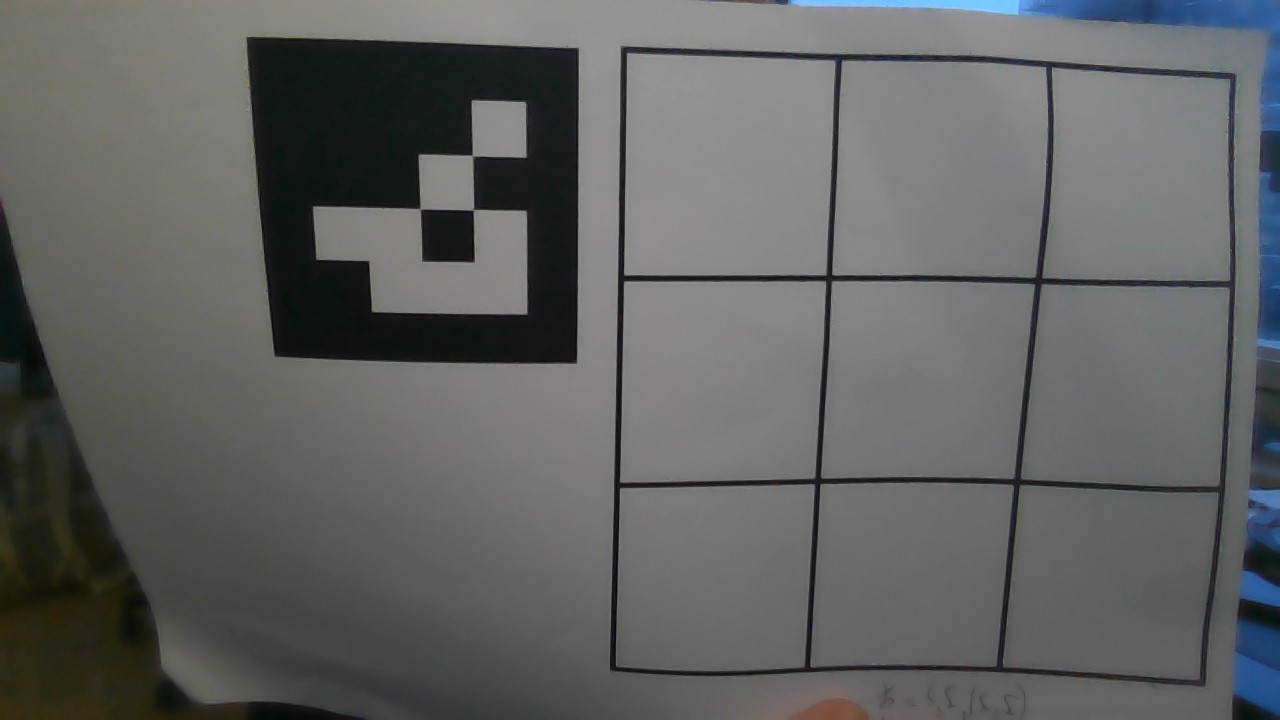
#> input picture python/frame.jpg, 1280 x 720 px, given in place of the camera
$ python 'tic tac toe test.py'
#> lines starting #> are read from the running program, lines starting #| are printed output that depends on the picture; after the words box and inside, x2 and y2 are one past the last pixel; in counts of white or black regions, pixels touching at a corner belong together
import cv2
import numpy as np

# Open a connection to the default camera (0)
cap = cv2.VideoCapture(0)

if not cap.isOpened():
    print("Error: Could not access the camera.")
    exit()

print("Press 'q' to quit.")

# Function to identify the cell in which a circle is detected
def get_cell(grid, x, y):
    grid_x, grid_y, grid_w, grid_h = cv2.boundingRect(grid)
    cell_width = grid_w // 3
    cell_height = grid_h // 3

    col = (x - grid_x) // cell_width
    row = (y - grid_y) // cell_height

    if 0 <= row < 3 and 0 <= col < 3:
        return int(row), int(col)
    return None

# Store the board state
board = [["" for _ in range(3)] for _ in range(3)]

while True:
    # Capture frame-by-frame
    ret, frame = cap.read()
#> frame is the input picture: shape (720, 1280, 3); mean B, G, R 97.9, 98, 96.8
    if not ret:
        print("Error: Failed to capture frame.")
        break

    # Convert to grayscale and blur the image
    gray = cv2.cvtColor(frame, cv2.COLOR_BGR2GRAY)
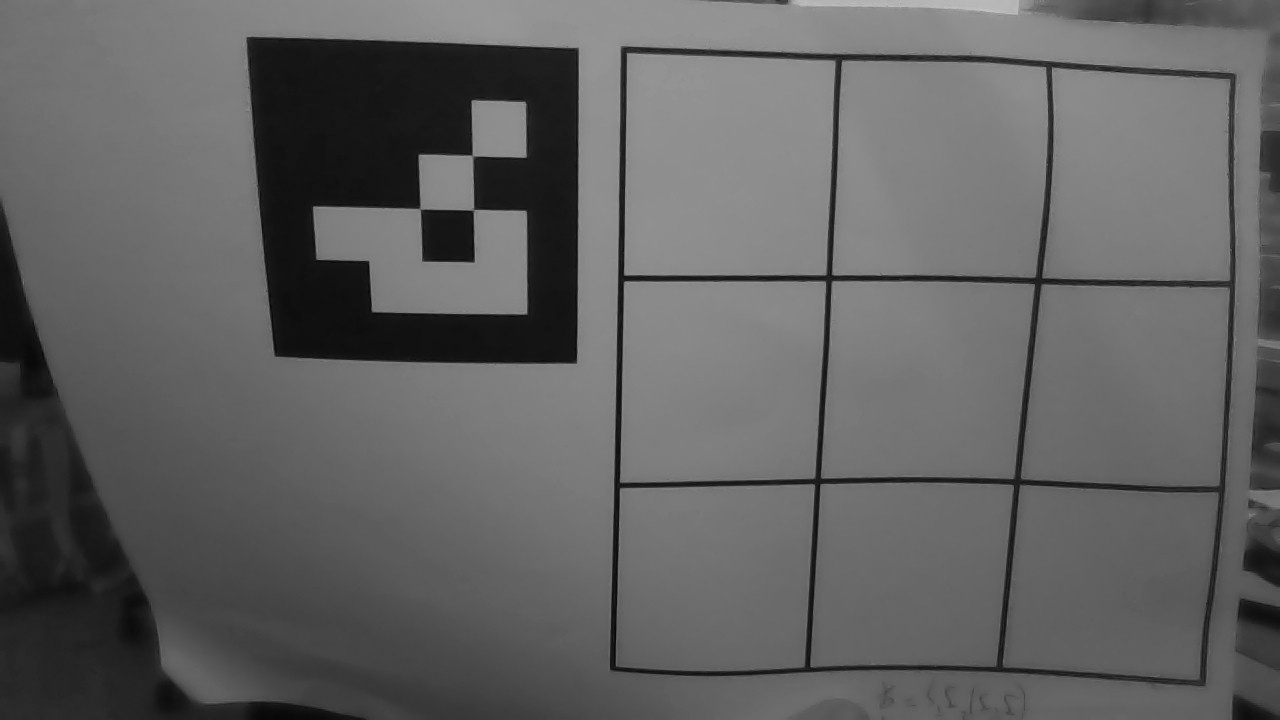
#> gray: shape (720, 1280); min 7, max 198, mean 97.7
    blurred = cv2.GaussianBlur(gray, (5, 5), 0)

    # Apply edge detection
    edges = cv2.Canny(blurred, 50, 150)
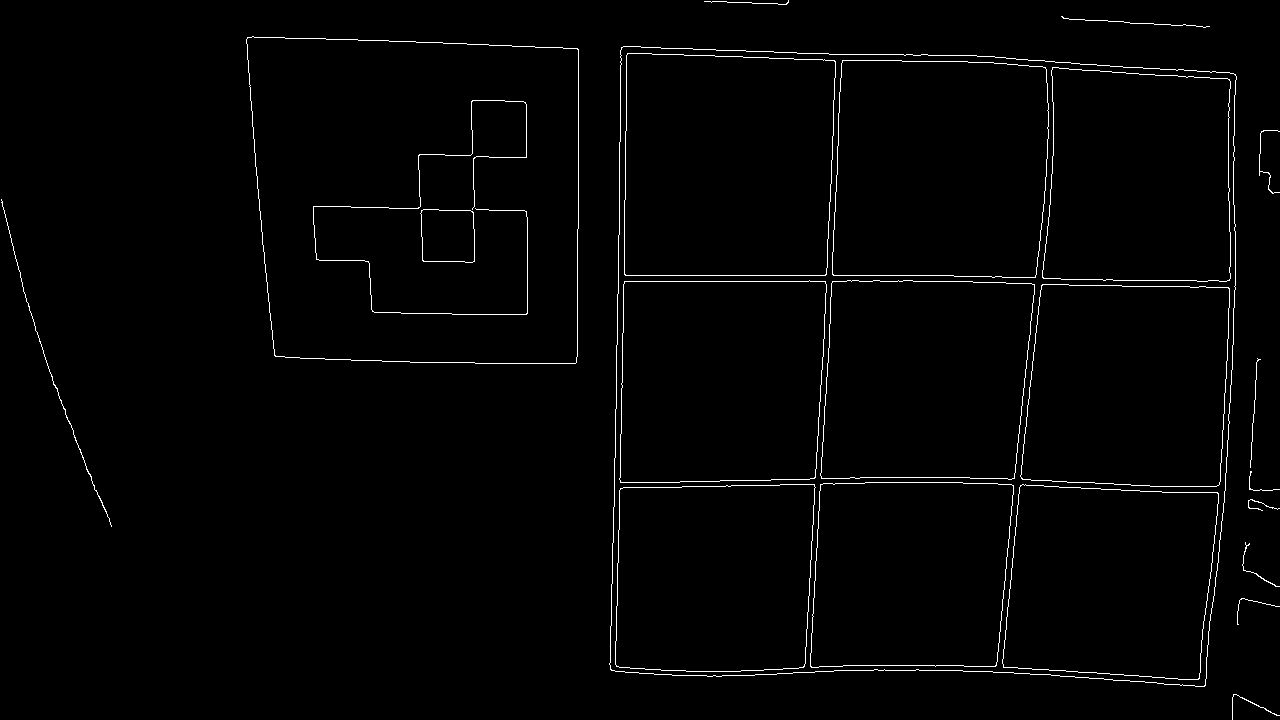
#> edges: shape (720, 1280); 1.4% white in thin lines or dots

    # Find contours
    contours, _ = cv2.findContours(edges, cv2.RETR_EXTERNAL, cv2.CHAIN_APPROX_SIMPLE)
#> contours = 12 contours, 9 with area under 20; largest, box (x1, y1, x2, y2) and area: (609, 46, 1237, 687) 377240, (246, 36, 579, 364) 101577, (1, 199, 112, 527) 34

    detected_grid = None

    for contour in contours:
        # Approximate the contour to a polygon
        epsilon = 0.02 * cv2.arcLength(contour, True)
        approx = cv2.approxPolyDP(contour, epsilon, True)

        # Check if the polygon has 4 sides (rectangle)
        if len(approx) == 4:
            # Get the bounding box of the polygon
            x, y, w, h = cv2.boundingRect(approx)
            aspect_ratio = float(w) / h

            # Check if the rectangle is roughly square and of reasonable size
            if 0.8 <= aspect_ratio <= 1.2 and w > 100 and h > 100:
                detected_grid = approx
                break
#> this loop made 9 passes
#> (epsilon, approx, x, y, w, h, aspect_ratio) on passes 1, 5: (3.19, [[1233, 694], [1232, 719], [1234, 694], [1279, 715]], 1232, 694, 48, 26, 1.85), (2.01, [[1250, 471], [1249, 489], [1279, 489], [1251, 489]], 1249, 471, 31, 19, 1.63)
#> (epsilon, x, y, w, h, aspect_ratio, detected_grid) on pass 9: (50.02, 610, 47, 626, 640, 0.978, [[621, 47], [610, 669], [1204, 686], [1235, 74]])

    # Detect and process circles
    if detected_grid is not None:
        # Draw the detected grid
        cv2.drawContours(frame, [detected_grid], -1, (0, 255, 0), 3)
        cv2.putText(frame, "Tic-Tac-Toe Grid Detected", (10, 30), cv2.FONT_HERSHEY_SIMPLEX, 1, (0, 255, 0), 2)

        # Mask the grid area for circle detection
        mask = np.zeros_like(gray)
        cv2.drawContours(mask, [detected_grid], -1, 255, -1)
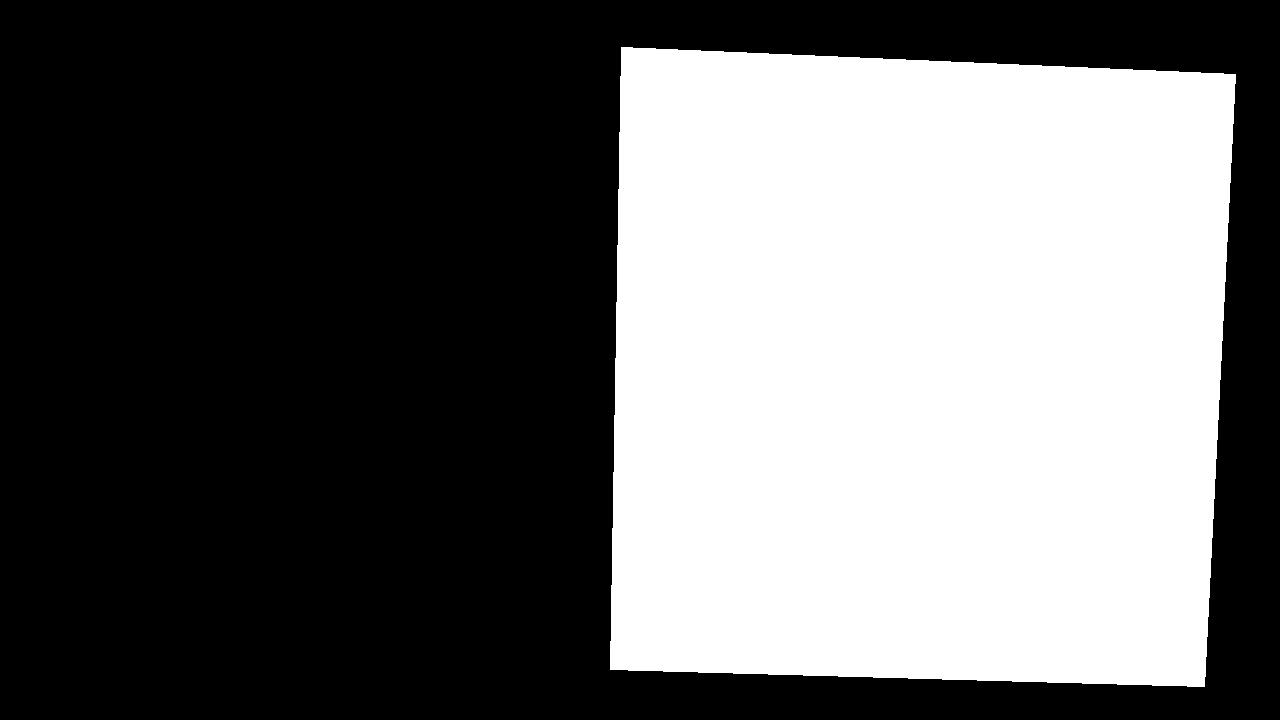
#> mask: shape (720, 1280); 40.6% white; 1 white region, box (x1, y1, x2, y2) and area: (610, 47, 1236, 687) 374352
        masked_gray = cv2.bitwise_and(gray, gray, mask=mask)
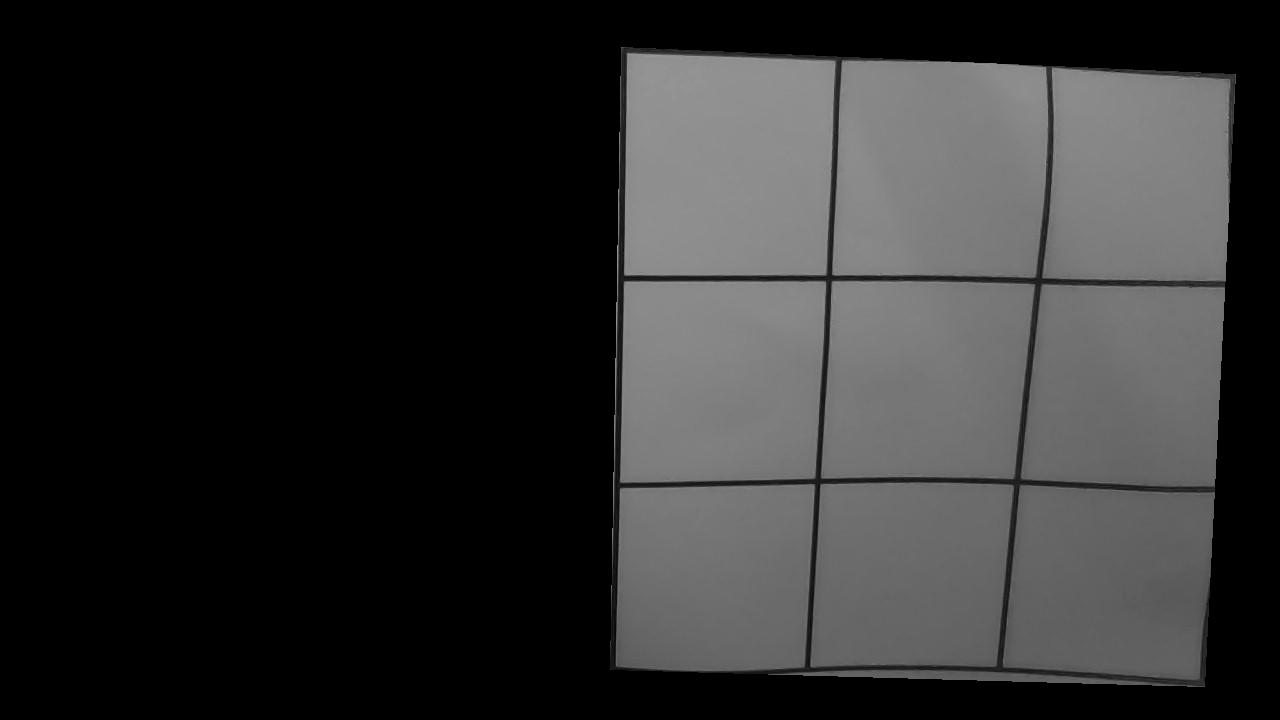
#> masked_gray: shape (720, 1280); min 0, max 156, mean 46.5

        # Detect circles using HoughCircles
        circles = cv2.HoughCircles(
            masked_gray, cv2.HOUGH_GRADIENT, dp=1.2, minDist=20,
            param1=50, param2=30, minRadius=10, maxRadius=50
        )
#> circles = None

        if circles is not None:
            circles = np.round(circles[0, :]).astype("int")
            for (x, y, r) in circles:
                # Determine the cell of the circle
                cell = get_cell(detected_grid, x, y)
                if cell and board[cell[0]][cell[1]] == "":
                    board[cell[0]][cell[1]] = "O"
                    cv2.circle(frame, (x, y), r, (0, 255, 0), 2)
                    cv2.putText(frame, f"Circle in {cell}", (x - 40, y - 20), cv2.FONT_HERSHEY_SIMPLEX, 0.5, (0, 255, 0), 2)

    # Display the frame
    cv2.imshow("Tic-Tac-Toe Detection", frame)

    # Exit if 'q' is pressed
    if cv2.waitKey(1) & 0xFF == ord('q'):
#> (key q is pressed here)
        break

# Release the camera and close all OpenCV windows
cap.release()
cv2.destroyAllWindows()
